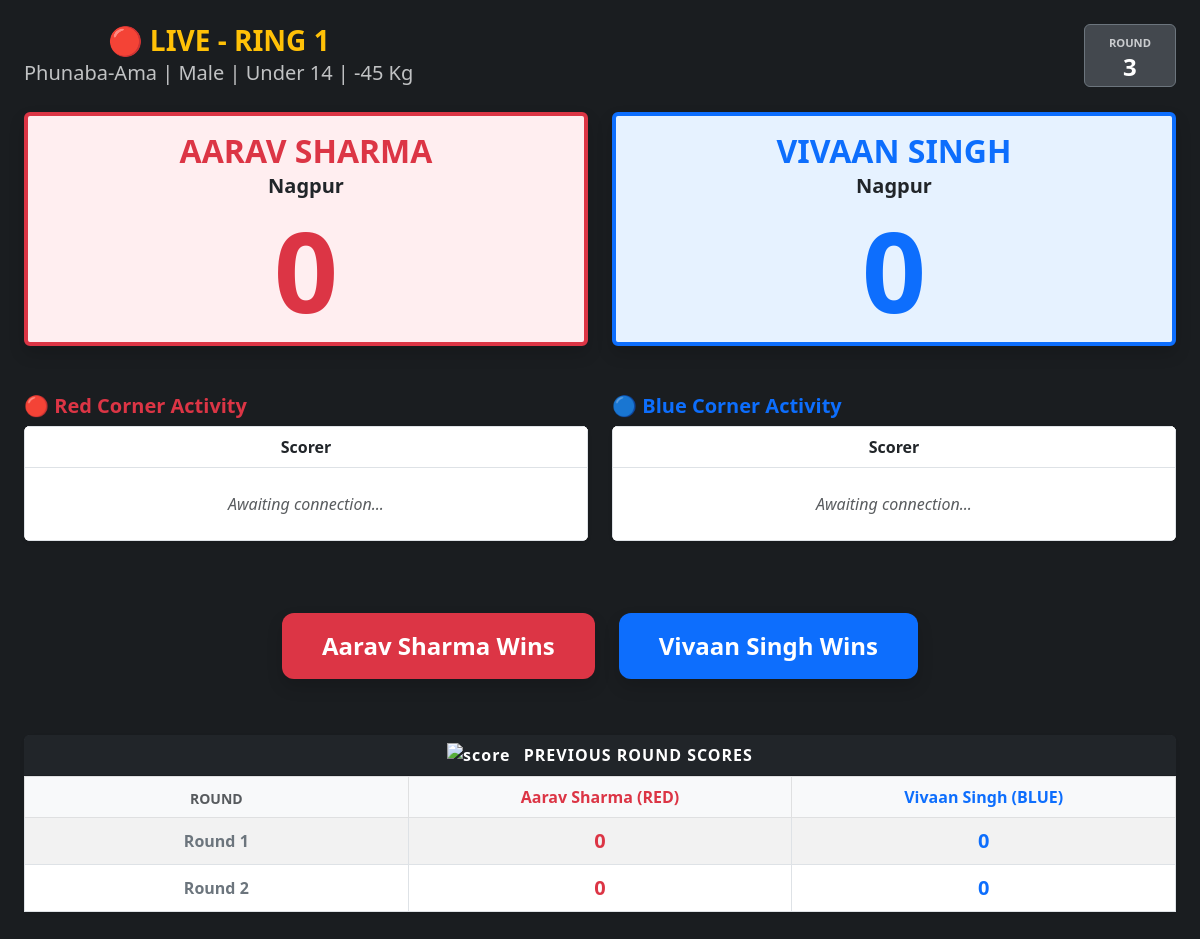
Screenshot of /judge/match/146/live/ (signed in) with the database file from the repository.
### thangta/models.py (models this page shows, shortened)
class Match(models.Model):
    tournament = models.ForeignKey(Tournament, on_delete=models.CASCADE)
    event_type = models.CharField(max_length=50)
    age_category = models.CharField(max_length=3)
    weight_category = models.CharField(max_length=4)
    gender = models.CharField(max_length=10)
    is_active = models.BooleanField(default=False)
    is_completed = models.BooleanField(default=False)
    round_number = models.IntegerField(default=1)
    current_round = models.IntegerField(default=1) # Tracks Round 1, Round 2, or 3 (Tie Breaker)
    current_sub_round = models.IntegerField(default=1)
    match_sequence = models.IntegerField(help_text="Order of the match in this round")
    current_sub_round = models.IntegerField(default=1)
    active_scorers = models.ManyToManyField(CustomUser, blank=True, related_name='scoring_matches')
    ring_number = models.IntegerField(default=1)
    participant_red = models.ForeignKey(Participant, related_name='matches_as_red', on_delete=models.CASCADE)
    participant_blue = models.ForeignKey(Participant, related_name='matches_as_blue', on_delete=models.CASCADE, null=True, blank=True)
    winner = models.ForeignKey(Participant, related_name='matches_won', on_delete=models.SET_NULL, null=True, blank=True)
    round_1_red = models.IntegerField(default=0)
    round_1_blue = models.IntegerField(default=0)
    round_2_red = models.IntegerField(default=0)
    round_2_blue = models.IntegerField(default=0)
    round_3_red = models.IntegerField(default=0)
    round_3_blue = models.IntegerField(default=0)
    @property
    def age_display(self):
        age_map = {'U14': 'Under 14', 'U18': 'Under 18', 'O18': 'Over 18'}
        return age_map.get(self.age_category, self.age_category)
    @property
    def weight_display(self):
        if self.weight_category and "Kg" not in str(self.weight_category):
            return f"{self.weight_category} Kg"
        return self.weight_category
    @property
    def full_category_name(self):
        return f"{self.event_type} | {self.gender} | {self.age_display} | {self.weight_display}"

class Participant(models.Model):
    class GenderChoices(models.TextChoices):
        MALE = 'Male', 'Male'
        FEMALE = 'Female', 'Female'
    class EventTypeChoices(models.TextChoices):
        PHUNABA_AMA = 'Phunaba-Ama', 'Phunaba-Ama'
        PHUNABA_ANISHUBA = 'Phunaba-Anishuba', 'Phunaba-Anishuba'
    class AgeCategory(models.TextChoices):
        UNDER_14 = 'U14', 'Under 14'
        UNDER_18 = 'U18', 'Under 18'
        OVER_18 = 'O18', 'Over 18'
    class WeightCategory(models.TextChoices):
        MINUS_21 = '-21', '-21 Kg'
        MINUS_25 = '-25', '-25 Kg'
        MINUS_29 = '-29', '-29 Kg'
        MINUS_33 = '-33', '-33 Kg'
        MINUS_37 = '-37', '-37 Kg'
        MINUS_40 = '-40', '-40 Kg'
        MINUS_41 = '-41', '-41 Kg'
        MINUS_44 = '-44', '-44 Kg'
        MINUS_45 = '-45', '-45 Kg'
        MINUS_49 = '-49', '-49 Kg'
        MINUS_52 = '-52', '-52 Kg'
        MINUS_53 = '-53', '-53 Kg'
        MINUS_56 = '-56', '-56 Kg'
        MINUS_75 = '-75', '-75 Kg'
        PLUS_53 = '+53', '+53 Kg'
    tournament = models.ForeignKey(
        Tournament,
        on_delete=models.CASCADE,
        related_name='participants',
        null=True, blank=True
    )
    name = models.CharField(max_length=200, null=True, blank=True)
    actual_age = models.IntegerField(null=True, blank=True, help_text="Age in numbers")
    date_of_birth = models.DateField(null=True, blank=True) # Add this!
    age = models.IntegerField(default = 0)
    gender = models.CharField(max_length=10, choices=GenderChoices.choices, null=True, blank=True)
    contact = models.CharField(max_length=15, null=True, blank=True)
    district = models.CharField(max_length=100)
    district_code = models.CharField(max_length=20)
    event_type = models.CharField(max_length=50, choices=EventTypeChoices.choices, null=True, blank=True)
    age_category = models.CharField(
        max_length=3,
        choices=AgeCategory.choices,
        help_text="Select the participant's age group."
    )
    weight_category = models.CharField(
        max_length=4,
        choices=WeightCategory.choices,
        help_text="Select the participant's weight class."
    )

### thangta/permissions.py (the view)
    @login_required(login_url='login')
    def _wrapped_view(request, *args, **kwargs):
        if request.user.role in ['JUDGE', 'ADMIN'] or request.user.is_superuser:
            return view_func(request, *args, **kwargs)
        return redirect('tournament-dashboard')

### thangta/permissions.py (called while the page is built)
def judge_required(view_func):
    @login_required(login_url='login')
    def _wrapped_view(request, *args, **kwargs):
        if request.user.role in ['JUDGE', 'ADMIN'] or request.user.is_superuser:
            return view_func(request, *args, **kwargs)
        return redirect('tournament-dashboard')
    return _wrapped_view

### thangta/templates/judge_live_match.html (shortened to what this page needs)
<!DOCTYPE html>
<html lang="en">
<head>
    <link href="https://cdn.jsdelivr.net/npm/bootstrap@5.3.0/dist/css/bootstrap.min.css" rel="stylesheet">
</head>
<body class="text-white p-4 d-flex flex-column" style="min-height: 100vh;">
<div class="d-flex justify-content-between align-items-center mb-4">
    <div class="text-center">
        <h3 class="m-0 text-warning fw-bold">🔴 LIVE - RING {{ match.ring_number }}</h3>
        <span class="text-light opacity-75 fs-5">{{ match.full_category_name }}</span>
    </div>
    <div class="bg-secondary bg-opacity-50 px-4 py-1 rounded border border-secondary text-center">
        <span class="small text-uppercase fw-bold text-light opacity-75 lh-1" style="font-size: 0.7rem;">ROUND</span>
        <h4 class="m-0 fw-bold">{{ match.current_round|default:"1" }}</h4>
    </div>
</div>
<div class="row g-4 mb-4">
    <div class="col-6">
        <div class="red-panel rounded d-flex flex-column justify-content-center align-items-center text-danger p-3 shadow">
            <h2 class="fw-bold text-center text-uppercase mb-1" style="font-size: 2rem;">{{ match.participant_red.name }}</h2>
            <h5 class="text-dark fw-bold m-0">{{ match.participant_red.district|default:"No City" }}</h5>
            <div class="score-box" id="red-score">{{ red_score }}</div>
        </div>
    </div>
    <div class="col-6">
        <div class="blue-panel rounded d-flex flex-column justify-content-center align-items-center text-primary p-3 shadow">
            {% if match.participant_blue %}
                <h2 class="fw-bold text-center text-uppercase mb-1" style="font-size: 2rem;">{{ match.participant_blue.name }}</h2>
                <h5 class="text-dark fw-bold m-0">{{ match.participant_blue.district|default:"No City" }}</h5>
                <div class="score-box" id="blue-score">{{ blue_score }}</div>
            {% else %}
                <h2 class="fw-bold text-center fst-italic mb-1" style="font-size: 2rem;">BYE</h2>
                <div class="score-box text-muted">-</div>
            {% endif %}
        </div>
    </div>
</div>
<div class="row g-4 mb-5">
    <div class="col-md-6">
        <h5 class="fw-bold text-danger mb-2">🔴 Red Corner Activity</h5>
        <div class="table-responsive bg-white rounded shadow-sm">
            <table class="table table-bordered text-center mb-0" id="matrix-red">
                <thead class="bg-light">
                    <tr id="matrix-red-header">
                        <th>Scorer</th>
                        </tr>
                </thead>
                <tbody id="matrix-red-body">
                    <tr><td class="text-muted fst-italic p-4">Awaiting connection...</td></tr>
                </tbody>
            </table>
        </div>
    </div>
    <div class="col-md-6">
        <h5 class="fw-bold text-primary mb-2">🔵 Blue Corner Activity</h5>
        <div class="table-responsive bg-white rounded shadow-sm">
            <table class="table table-bordered text-center mb-0" id="matrix-blue">
                <thead class="bg-light">
                    <tr id="matrix-blue-header">
                        <th>Scorer</th>
                        </tr>
                </thead>
                <tbody id="matrix-blue-body">
                    <tr><td class="text-muted fst-italic p-4">Awaiting connection...</td></tr>
                </tbody>
            </table>
        </div>
    </div>
</div>
<div class="mt-auto text-center pb-2">
 <div class="d-flex justify-content-center gap-4 mt-4 mb-5">
    <form method="POST" action="{% url 'update-match-winner' match.id %}?{{ request.GET.urlencode }}">
        <button type="submit" class="btn text-white fw-bold shadow"
                style="background-color: #dc3545; border: none; font-size: 1.5rem; padding: 15px 40px; border-radius: 12px; min-width: 250px;">
            {{ match.participant_red.name }} Wins
        </button>
    </form>
    <form method="POST" action="{% url 'update-match-winner' match.id %}?{{ request.GET.urlencode }}">
        <button type="submit" class="btn text-white fw-bold shadow"
                style="background-color: #0d6efd; border: none; font-size: 1.5rem; padding: 15px 40px; border-radius: 12px; min-width: 250px;">
            {{ match.participant_blue.name }} Wins
        </button>
    </form>
</div>
</div>
{% if match.current_round > 1 %}
<div class="card shadow-sm border-0 mb-4 rounded-3">
    <div class="card-header bg-dark text-white fw-bold text-center" style="letter-spacing: 1px;">
        <img src="https://img.icons8.com/color/48/scoreboard.png" alt="score" style="width: 24px; margin-top: -4px; margin-right: 8px;"/>
        PREVIOUS ROUND SCORES
    </div>
    <div class="card-body p-0">
        <table class="table table-bordered table-striped text-center align-middle mb-0" style="table-layout: fixed;">
            <thead class="table-light">
                <tr>
                    <th class="text-muted text-uppercase small">Round</th>
                    <th class="text-danger fw-bold">{{ match.participant_red.name }} (RED)</th>
                    <th class="text-primary fw-bold">{{ match.participant_blue.name }} (BLUE)</th>
                </tr>
            </thead>
            <tbody>
                <tr>
                    <td class="fw-bold text-secondary">Round 1</td>
                    <td class="fs-5 fw-bold text-danger">{{ match.round_1_red|default:"0" }}</td>
                    <td class="fs-5 fw-bold text-primary">{{ match.round_1_blue|default:"0" }}</td>
                </tr>
                {% if match.current_round > 2 %}
                <tr>
                    <td class="fw-bold text-secondary">Round 2</td>
                    <td class="fs-5 fw-bold text-danger">{{ match.round_2_red|default:"0" }}</td>
                    <td class="fs-5 fw-bold text-primary">{{ match.round_2_blue|default:"0" }}</td>
                </tr>
                {% endif %}
            </tbody>
        </table>
    </div>
</div>
{% endif %}
</body>
</html>

### thangta/templates/judge_live_match.html (style rules this page uses)
body { background-color: #1a1d20; }
.score-box { font-size: 7rem; font-weight: 900; line-height: 1; margin-top: 1rem; }
.red-panel { background-color: #ffeef0; border: 4px solid #dc3545; }
.blue-panel { background-color: #e6f2ff; border: 4px solid #0d6efd; }

### rows the page displays
Match: ring_number "1", full_category_name "Phunaba-Ama | Male | Under 14 | -45 Kg", current_round "3", participant_red.name "AARAV SHARMA", participant_red.district "Nagpur", participant_blue.name "VIVAAN SINGH", participant_blue.district "Nagpur", participant_red.name "Aarav Sharma", participant_blue.name "Vivaan Singh", round_1_red "0", round_1_blue "0", round_2_red "0", round_2_blue "0"

### other values shown
{{ red_score }} "0"
{{ blue_score }} "0"
